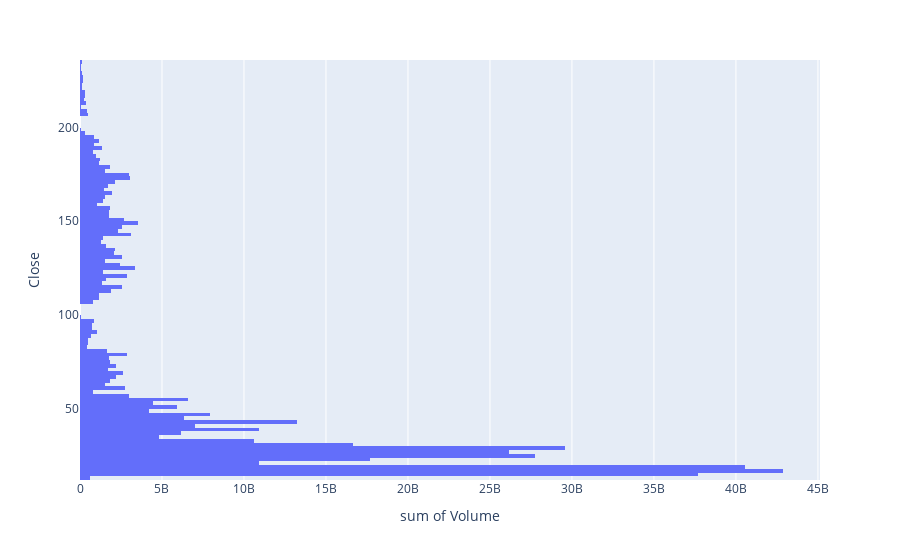

Source (notebook cell):
### Code cell
# Create a histogram of volume vs. close
px.histogram(data, x=volume, y=close, nbins=150, orientation='h').show()

### Figure 1 — Plotly figure (JSON) as saved in the notebook; plotly's stock layout.template omitted (floating-point values rounded to 4 significant figures; data arrays with more than 128 entries replaced by an {"elided": "..."} marker saying what was removed)
{"data": [{"alignmentgroup": "True", "bingroup": "y", "histfunc": "sum", "hovertemplate": "sum of Volume=%{x}<br>Close=%{y}<extra></extra>", "legendgroup": "", "marker": {"color": "#636efa", "pattern": {"shape": ""}}, "name": "", "nbinsy": 150, "offsetgroup": "", "orientation": "h", "showlegend": false, "type": "histogram", "x": {"elided": "2921 int values"}, "xaxis": "x", "y": {"elided": "2921 float values"}, "yaxis": "y"}], "layout": {"barmode": "relative", "legend": {"tracegroupgap": 0}, "margin": {"t": 60}, "xaxis": {"anchor": "y", "domain": [0, 1], "title": {"text": "sum of Volume"}}, "yaxis": {"anchor": "x", "domain": [0, 1], "title": {"text": "Close"}}}}
